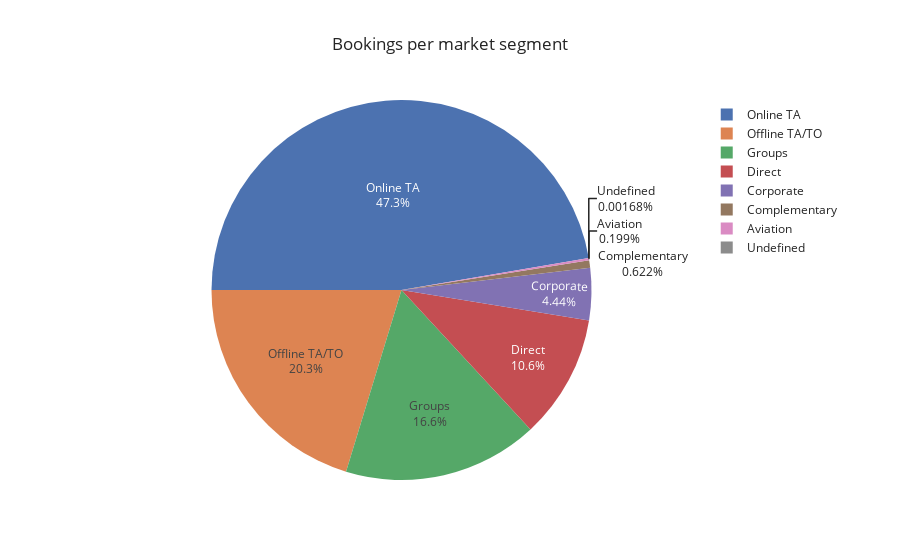

Write notebook code for a chart like this one.
### Markdown cell above
### Bookings by market segment

### Code cell
# total bookings per market segment (incl. canceled)
segments=df["market_segment"].value_counts()

# pie plot
fig = px.pie(segments,
             values=segments.values,
             names=segments.index,
             title="Bookings per market segment",
             template="seaborn")
fig.update_traces(rotation=-90, textinfo="percent+label")
fig.show()

### Figure 1 — Plotly figure (JSON) as saved in the notebook; plotly's stock layout.template omitted (floating-point values rounded to 4 significant figures)
{"data": [{"domain": {"x": [0, 1], "y": [0, 1]}, "hovertemplate": "index=%{label}<br>value=%{value}<extra></extra>", "labels": ["Online TA", "Offline TA/TO", "Groups", "Direct", "Corporate", "Complementary", "Aviation", "Undefined"], "legendgroup": "", "name": "", "rotation": -90, "showlegend": true, "textinfo": "percent+label", "type": "pie", "values": [56477, 24219, 19811, 12606, 5295, 743, 237, 2]}], "layout": {"legend": {"tracegroupgap": 0}, "title": {"text": "Bookings per market segment"}}}
